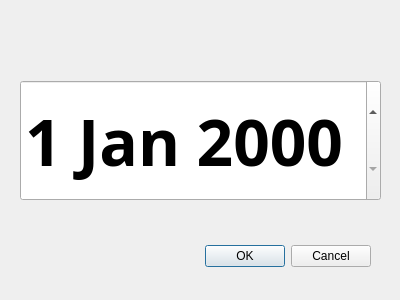
<?xml version="1.0" encoding="UTF-8"?>
<ui version="4.0">
 <class>Dialog</class>
 <widget class="QDialog" name="Dialog">
  <property name="geometry">
   <rect>
    <x>0</x>
    <y>0</y>
    <width>400</width>
    <height>300</height>
   </rect>
  </property>
  <property name="windowTitle">
   <string>DateSelectorDialog</string>
  </property>
  <property name="modal">
   <bool>true</bool>
  </property>
  <widget class="QDialogButtonBox" name="buttonBox">
   <property name="geometry">
    <rect>
     <x>30</x>
     <y>240</y>
     <width>341</width>
     <height>32</height>
    </rect>
   </property>
   <property name="orientation">
    <enum>Qt::Horizontal</enum>
   </property>
   <property name="standardButtons">
    <set>QDialogButtonBox::Cancel|QDialogButtonBox::Ok</set>
   </property>
  </widget>
  <widget class="QDateEdit" name="dateEdit">
   <property name="geometry">
    <rect>
     <x>20</x>
     <y>80</y>
     <width>361</width>
     <height>121</height>
    </rect>
   </property>
   <property name="font">
    <font>
     <family>Adobe Arabic</family>
     <pointsize>48</pointsize>
     <weight>75</weight>
     <bold>true</bold>
    </font>
   </property>
  </widget>
 </widget>
 <resources/>
 <connections>
  <connection>
   <sender>buttonBox</sender>
   <signal>accepted()</signal>
   <receiver>Dialog</receiver>
   <slot>accept()</slot>
   <hints>
    <hint type="sourcelabel">
     <x>248</x>
     <y>254</y>
    </hint>
    <hint type="destinationlabel">
     <x>157</x>
     <y>274</y>
    </hint>
   </hints>
  </connection>
  <connection>
   <sender>buttonBox</sender>
   <signal>rejected()</signal>
   <receiver>Dialog</receiver>
   <slot>reject()</slot>
   <hints>
    <hint type="sourcelabel">
     <x>316</x>
     <y>260</y>
    </hint>
    <hint type="destinationlabel">
     <x>286</x>
     <y>274</y>
    </hint>
   </hints>
  </connection>
 </connections>
</ui>
